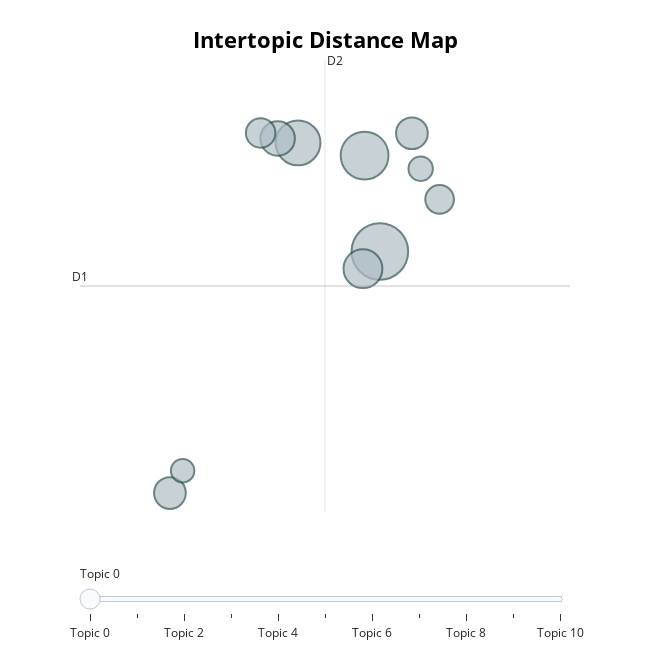

This figure's notebook cell:
### Markdown cell above
## Visualize Topics
After having trained our `BERTopic` model, we can iteratively go through perhaps a hundred topic to get a good 
understanding of the topics that were extract. However, that takes quite some time and lacks a global representation. 
Instead, we can visualize the topics that were generated in a way very similar to 
[LDAvis](https://github.com/cpsievert/LDAvis):

### Code cell
topic_model.visualize_topics()

### Figure 1 — Plotly figure (JSON) as saved in the notebook; plotly's stock layout.template omitted (floating-point values rounded to 4 significant figures)
{"data": [{"customdata": [[0, "vitamina | indicado | calcio | cloridrato | calcica", 70], [1, "infeccoes | causadas | trato | infeccao | amoxicilina", 50], [2, "transtorno | tratamento | ansiedade | cloridrato | paroxetina", 44], [3, "dor | dores | osteoporose | indicado | medicamento", 33], [4, "etinilestradiol | gravidez | contraceptivo | desogestrel | mulheres", 26], [5, "cancer | mama | tratamento | metastatico | pacientes", 22], [6, "estomago | ulcera | vomitos | nauseas | tratamento", 22], [7, "dermatite | pele | betametasona | dipropionato | dermatoses", 19], [8, "alergica | nasal | prurido | sintomas | coceira", 18], [9, "insuficiencia | avc | potassica | losartana | prevencao", 13], [10, "hpb | doxazosina | mesilato | prostatica | benigna", 12]], "hovertemplate": "<b>Topic %{customdata[0]}</b><br>%{customdata[1]}<br>Size: %{customdata[2]}", "legendgroup": "", "marker": {"color": "#B0BEC5", "size": [70, 50, 44, 33, 26, 22, 22, 19, 18, 13, 12], "sizemode": "area", "sizeref": 0.04375, "symbol": "circle", "line": {"color": "DarkSlateGrey", "width": 2}}, "mode": "markers", "name": "", "orientation": "v", "showlegend": false, "x": [24.76, 24.3, 22.26, 24.25, 21.64, 18.34, 25.74, 21.12, 26.59, 26.01, 18.73], "xaxis": "x", "y": [5.444, 6.864, 7.052, 5.19, 7.117, 1.871, 7.194, 7.198, 6.217, 6.669, 2.202], "yaxis": "y", "type": "scatter"}], "layout": {"xaxis": {"anchor": "y", "domain": [0.0, 1.0], "title": {"text": ""}, "visible": false, "range": [15.59, 30.58]}, "yaxis": {"anchor": "x", "domain": [0.0, 1.0], "title": {"text": ""}, "visible": false, "range": [1.591, 8.278]}, "legend": {"tracegroupgap": 0, "itemsizing": "constant"}, "margin": {"t": 60}, "title": {"font": {"size": 22, "color": "Black"}, "text": "<b>Intertopic Distance Map</b>", "y": 0.95, "x": 0.5, "xanchor": "center", "yanchor": "top"}, "hoverlabel": {"font": {"size": 16, "family": "Rockwell"}, "bgcolor": "white"}, "width": 650, "height": 650, "sliders": [{"active": 0, "pad": {"t": 50}, "steps": [{"args": [{"marker.color": [["red", "#B0BEC5", "#B0BEC5", "#B0BEC5", "#B0BEC5", "#B0BEC5", "#B0BEC5", "#B0BEC5", "#B0BEC5", "#B0BEC5", "#B0BEC5"]]}], "label": "Topic 0", "method": "update"}, {"args": [{"marker.color": [["#B0BEC5", "red", "#B0BEC5", "#B0BEC5", "#B0BEC5", "#B0BEC5", "#B0BEC5", "#B0BEC5", "#B0BEC5", "#B0BEC5", "#B0BEC5"]]}], "label": "Topic 1", "method": "update"}, {"args": [{"marker.color": [["#B0BEC5", "#B0BEC5", "red", "#B0BEC5", "#B0BEC5", "#B0BEC5", "#B0BEC5", "#B0BEC5", "#B0BEC5", "#B0BEC5", "#B0BEC5"]]}], "label": "Topic 2", "method": "update"}, {"args": [{"marker.color": [["#B0BEC5", "#B0BEC5", "#B0BEC5", "red", "#B0BEC5", "#B0BEC5", "#B0BEC5", "#B0BEC5", "#B0BEC5", "#B0BEC5", "#B0BEC5"]]}], "label": "Topic 3", "method": "update"}, {"args": [{"marker.color": [["#B0BEC5", "#B0BEC5", "#B0BEC5", "#B0BEC5", "red", "#B0BEC5", "#B0BEC5", "#B0BEC5", "#B0BEC5", "#B0BEC5", "#B0BEC5"]]}], "label": "Topic 4", "method": "update"}, {"args": [{"marker.color": [["#B0BEC5", "#B0BEC5", "#B0BEC5", "#B0BEC5", "#B0BEC5", "red", "#B0BEC5", "#B0BEC5", "#B0BEC5", "#B0BEC5", "#B0BEC5"]]}], "label": "Topic 5", "method": "update"}, {"args": [{"marker.color": [["#B0BEC5", "#B0BEC5", "#B0BEC5", "#B0BEC5", "#B0BEC5", "#B0BEC5", "red", "#B0BEC5", "#B0BEC5", "#B0BEC5", "#B0BEC5"]]}], "label": "Topic 6", "method": "update"}, {"args": [{"marker.color": [["#B0BEC5", "#B0BEC5", "#B0BEC5", "#B0BEC5", "#B0BEC5", "#B0BEC5", "#B0BEC5", "red", "#B0BEC5", "#B0BEC5", "#B0BEC5"]]}], "label": "Topic 7", "method": "update"}, {"args": [{"marker.color": [["#B0BEC5", "#B0BEC5", "#B0BEC5", "#B0BEC5", "#B0BEC5", "#B0BEC5", "#B0BEC5", "#B0BEC5", "red", "#B0BEC5", "#B0BEC5"]]}], "label": "Topic 8", "method": "update"}, {"args": [{"marker.color": [["#B0BEC5", "#B0BEC5", "#B0BEC5", "#B0BEC5", "#B0BEC5", "#B0BEC5", "#B0BEC5", "#B0BEC5", "#B0BEC5", "red", "#B0BEC5"]]}], "label": "Topic 9", "method": "update"}, {"args": [{"marker.color": [["#B0BEC5", "#B0BEC5", "#B0BEC5", "#B0BEC5", "#B0BEC5", "#B0BEC5", "#B0BEC5", "#B0BEC5", "#B0BEC5", "#B0BEC5", "red"]]}], "label": "Topic 10", "method": "update"}]}], "shapes": [{"line": {"color": "#CFD8DC", "width": 2}, "type": "line", "x0": 23.09, "x1": 23.09, "y0": 1.591, "y1": 8.278}, {"line": {"color": "#9E9E9E", "width": 2}, "type": "line", "x0": 15.59, "x1": 30.58, "y0": 4.934, "y1": 4.934}], "annotations": [{"showarrow": false, "text": "D1", "x": 15.59, "y": 4.934, "yshift": 10}, {"showarrow": false, "text": "D2", "x": 23.09, "xshift": 10, "y": 8.278}]}}
